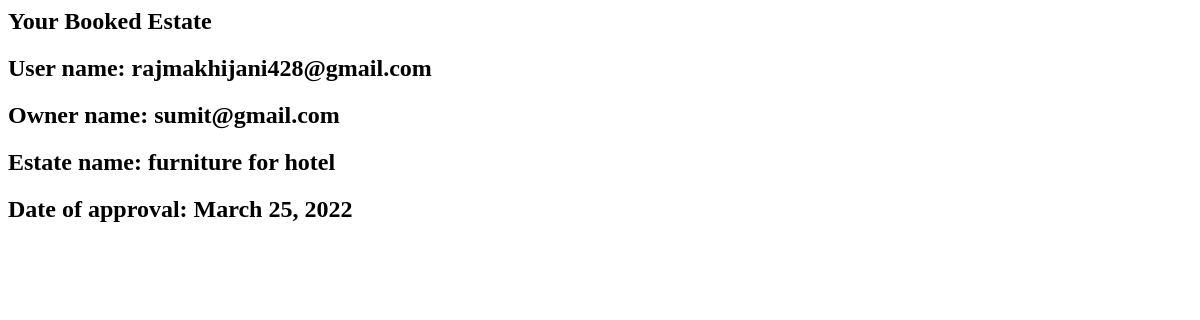
Page /getdetails/23/ (signed in) on the earlier database version.
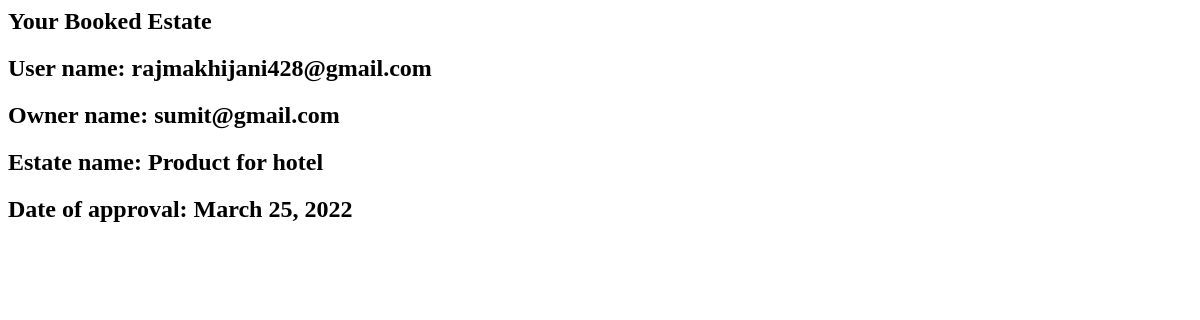
Same page on the later database version.
### mainapp/models.py (models this page shows, shortened)
class Booking(models.Model):
    user_id=models.ForeignKey(UserRegistration,on_delete=models.CASCADE)
    owner_id=models.ForeignKey(OwnerDetails,on_delete=models.CASCADE,null=True)
    prop_id=models.ForeignKey(ListingModel,on_delete=models.CASCADE)
    document=models.FileField(upload_to='file/')
    boked=models.BooleanField(default=False)
    date=models.DateField(null=True)

class ListingModel(models.Model):
    email_id = models.CharField(max_length=50,blank=True, null=True)
    view_count = models.IntegerField(default = 0)
    title = models.CharField(max_length=50)
    address = models.TextField(max_length=200)
    beds_qty = models.IntegerField(default=0)
    baths_qty = models.IntegerField(default=0)
    sqrft = models.IntegerField(default=0)
    price = models.IntegerField(default=0)
    image = models.ImageField(upload_to = "images/")
    video=models.FileField(upload_to="video/",default='',null=True,blank=True)
    description = models.TextField(max_length=500)
    country = models.CharField("Area",max_length=50)
    city_type = models.CharField(max_length=50)
    property_id = models.IntegerField(default=0)
    rooms = models.IntegerField(default=0)
    AC = models.BooleanField(default=False)
    builtin_wardrobe = models.BooleanField(default=False)
    dish_washer = models.BooleanField(default=False)
    floor_covering = models.BooleanField(default=False)
    medical = models.BooleanField(default=False)
    fencing = models.BooleanField(default=False)
    internet = models.BooleanField(default=False)
    verified = models.BooleanField(default=False)
    available = models.BooleanField(default=True)
    def __str__(self):
        return self.title

class UserRegistration(models.Model):
    full_name = models.CharField(max_length = 50)
    mobile_num = models.IntegerField()
    email_id = models.EmailField(unique=True)
    password = models.CharField(max_length=50)
    is_approved=models.BooleanField(default=False)
    def __str__(self):
        return self.email_id

class OwnerDetails(models.Model):
    Ownername=models.CharField(max_length=30)
    Owneremail=models.EmailField(unique=True)
    Ownerphone=models.PositiveIntegerField()
    Ownerstate=models.CharField(max_length=30)
    password=models.CharField(max_length=10)
    Amount=models.IntegerField(default=1)
    Approved=models.BooleanField(default=False)
    def __str__(self):
        return self.Owneremail

### mainapp/views.py (the view)
# urls.py: path('getdetails/<int:id>/',getdetails,name='getdetails'),
def getdetails(request,id):
    if 'User_email' in request.session.keys():
        user_model = UserRegistration.objects.get(email_id=request.session['User_email'])
        prod=Booking.objects.get(id=id)
        print(prod.id)
        return render(request,'getdetails.html',{'prod':prod})
    else:
        return redirect('login')

### mainapp/templates/getdetails.html
<html>
    <head>
        <h2>Your Booked Estate</h2>
    </head>
    <body>
        <p><h2>User name: {{ prod.user_id }}</h2></p>
        <p><h2>Owner name: {{ prod.owner_id }}</h2></p>
        <p><h2>Estate name: {{ prod.prop_id }}</h2></p>
        <p><h2>Date of approval: {{ prod.date }}</h2></p>
    </body>
</html>

Differences in the rows shown:
changed through a linked row, Booking "rajmakhijani428@gmail.com": prop_id "furniture for hotel" → "Product for hotel"
